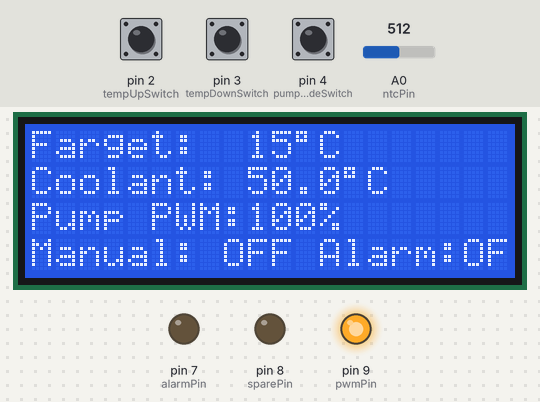
The sketch below on a simulated Arduino Uno, built with avr-gcc and run on an emulated ATmega328P. Parts: 20×4 character LCD, output pins drawn as LEDs (lit = HIGH). Inputs (shaded band) come from the test bench; at power-on: pin 4 (pumpOverrideSwitch) HIGH, A0 (ntcPin) = 512, pin 2 (tempUpSwitch) HIGH, pin 3 (tempDownSwitch) HIGH. What the sketch prints to the serial monitor is not drawn.

Above: at 1.2 s.
1.3 s: pin 4 (pumpOverrideSwitch) pulled LOW for 0.6 s
At 2.0 s:
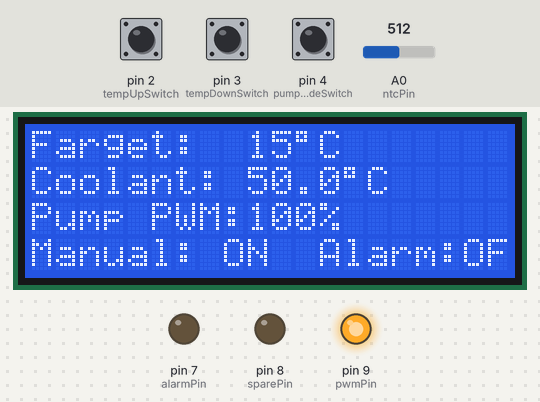
3.6 s: A0 (ntcPin) set to 1014
5.1 s: A0 (ntcPin) set to 1022
At 8.0 s:
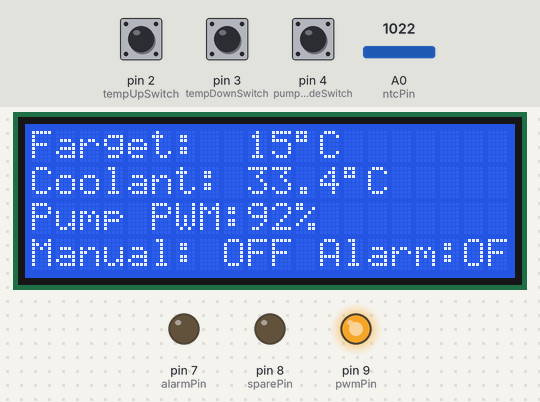
8.1 s: A0 (ntcPin) set to 900
At 8.6 s:
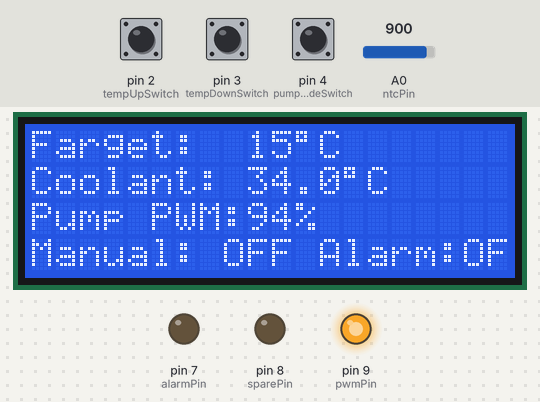
11.1 s: pin 4 (pumpOverrideSwitch) pulled LOW for 1 s
At 11.7 s:
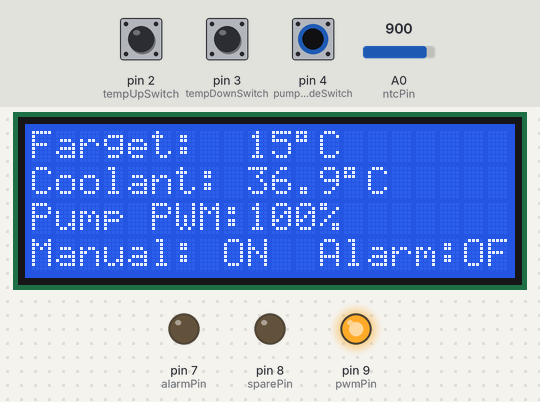
13.6 s: A0 (ntcPin) set to 1023
At 15.8 s:
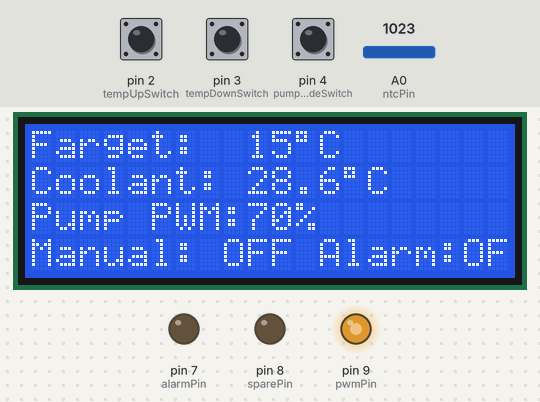
Timing chart, 0 to 20.5 s (numbered marks = the images above; inputs shaded):
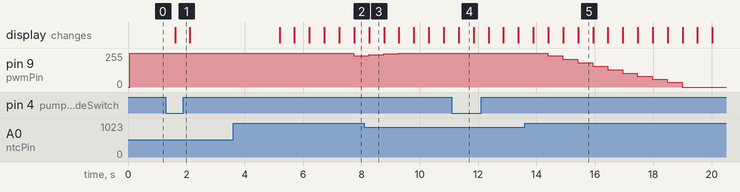

The sketch:

pump-control.ino
```cpp
#include <LiquidCrystal.h>

// LCD1602 LDC
// ── Pin assignments ───────────────────────────────────────────────────────────
// LCD uses pins 12, 11, 10, 6, 5, 13
// Switches and other I/O use pins 2, 3, 4, 7, 8, 9 — no conflicts
const int ntcPin              = A0;  // Vsense — R1/TH1; TH1 in collection manifold at suit
const int pwmPin              = 9;   // PWM pin — Q1 TIP120 pump driver on shield
const int alarmPin            = 7;   // Buzzer — out-of-ice alarm (D7 on shield)
const int sparePin            = 8;   // TIP120 Q2 — spare 12V output on shield
const int tempUpSwitch        = 2;   // Momentary switch: increase target temperature
const int tempDownSwitch      = 3;   // Momentary switch: decrease target temperature
const int pumpOverrideSwitch  = 4;   // Maintained toggle: manual pump override (Q1 / D9)

// Switches wire pin-to-GND; internal pull-ups keep the pin HIGH until closed. Active = LOW.
const int SWITCH_ACTIVE = LOW;

// ── Hardware constants ────────────────────────────────────────────────────────
// NTC divider: AREF-voltage — R1 (50K) — A0 — TH1 (Bosch M12 NTC) — GND
// AREF pin shares the divider supply; ADC uses it as the reference voltage.
const int   resistorValue = 50000;  // R1, 50k ohm fixed resistor (top of divider)
const int   debounceDelay = 50;     // Switch debounce delay (ms)

// ── Smoothing constants ───────────────────────────────────────────────────────
const float tau   = 15.0;           // Response time constant (seconds)
const float dt    = 0.5;            // Loop interval (seconds)
const float alpha = dt / tau;       // Exponential smoothing factor

// ── NTC calibration table (Bosch M12) ────────────────────────────────────────
const int  tempValues[]       = {-40, -20, -10,  0,  10,   20,   30,   40,   50};
const long resistanceValues[] = {45313, 15462, 9397, 5896, 3792, 2500, 1707, 1175, 834};
const int  calibrationPoints  = 9;

// ── State variables ───────────────────────────────────────────────────────────
int           targetTemp       = 15;
float         readTemp         = 20.0;
int           pwmValue         = 0;
bool          pumpManualActive = false;
unsigned long lastDebounceTime = 0;
bool          tempUpPrev       = false;
bool          tempDownPrev     = false;

// ── Alarm output timing (non-blocking) ───────────────────────────────────────
const unsigned long alarmDelay    = 120000UL;
unsigned long       overTempStart = 0;
bool                overTempActive = false;

// ── LCD setup ─────────────────────────────────────────────────────────────────
LiquidCrystal lcd(12, 11, 10, 6, 5, 13);

// ─────────────────────────────────────────────────────────────────────────────
void setup() {
  pinMode(ntcPin,             INPUT);
  analogReference(EXTERNAL);

  pinMode(pwmPin,             OUTPUT);
  pinMode(alarmPin,           OUTPUT);
  pinMode(sparePin,           OUTPUT);
  pinMode(tempUpSwitch,       INPUT_PULLUP);
  pinMode(tempDownSwitch,     INPUT_PULLUP);
  pinMode(pumpOverrideSwitch, INPUT_PULLUP);

  digitalWrite(alarmPin, LOW);
  digitalWrite(sparePin, LOW);
  analogWrite(pwmPin, 0);

  lcd.begin(20, 4);
  lcd.clear();

  readTemp = getTemperature();
  Serial.begin(9600);
}

// ─────────────────────────────────────────────────────────────────────────────
void loop() {
  float currentTemp = getTemperature();
  readTemp += alpha * (currentTemp - readTemp);

  unsigned long now = millis();

  bool tempUpActive   = digitalRead(tempUpSwitch) == SWITCH_ACTIVE;
  bool tempDownActive = digitalRead(tempDownSwitch) == SWITCH_ACTIVE;

  if (tempUpActive && !tempUpPrev && (now - lastDebounceTime) > debounceDelay) {
    targetTemp = min(targetTemp + 5, 25);
    lastDebounceTime = now;
  }

  if (tempDownActive && !tempDownPrev && (now - lastDebounceTime) > debounceDelay) {
    targetTemp = max(targetTemp - 5, 15);
    lastDebounceTime = now;
  }

  tempUpPrev   = tempUpActive;
  tempDownPrev = tempDownActive;

  pumpManualActive = (digitalRead(pumpOverrideSwitch) == SWITCH_ACTIVE);

  updatePWM();

  if (readTemp > 30.0) {
    if (!overTempActive) {
      overTempActive = true;
      overTempStart  = millis();
    } else if ((millis() - overTempStart) >= alarmDelay) {
      digitalWrite(alarmPin, HIGH);
    }
  } else {
    overTempActive = false;
    digitalWrite(alarmPin, LOW);
  }

  updateLCD();

  Serial.print("Target: ");  Serial.print(targetTemp);
  Serial.print(" Read: ");   Serial.print(readTemp);
  Serial.print(" PWM: ");    Serial.print(pwmValue);
  Serial.print(" Manual: "); Serial.println(pumpManualActive ? "ON" : "OFF");

  delay((unsigned long)(dt * 1000));
}

// ─────────────────────────────────────────────────────────────────────────────
float getTemperature() {
  int analogValue = analogRead(ntcPin);
  if (analogValue >= 1022) return -40.0;

  // Divider supply and ADC reference are both AREF-voltage, so use raw counts.
  float resistance = resistorValue * ((float)analogValue / (1023.0 - analogValue));

  if (resistance >= resistanceValues[0])                    return (float)tempValues[0];
  if (resistance <= resistanceValues[calibrationPoints - 1]) return (float)tempValues[calibrationPoints - 1];

  for (int i = 0; i < calibrationPoints - 1; i++) {
    if (resistance <= resistanceValues[i] && resistance >= resistanceValues[i + 1]) {
      float t = (float)tempValues[i] +
                (resistance - (float)resistanceValues[i]) *
                ((float)(tempValues[i + 1] - tempValues[i]) /
                 (float)(resistanceValues[i + 1] - resistanceValues[i]));
      return t;
    }
  }
  return -40.0;
}

// ─────────────────────────────────────────────────────────────────────────────
void updatePWM() {
  if (pumpManualActive) {
    pwmValue = 255;
  } else if (readTemp > (float)targetTemp) {
    pwmValue = (int)map((long)(readTemp * 10),
                        (long)(targetTemp * 10),
                        (long)((targetTemp + 20) * 10),
                        26, 255);
    pwmValue = constrain(pwmValue, 26, 255);
  } else {
    pwmValue = 0;
  }
  analogWrite(pwmPin, pwmValue);
}

// ─────────────────────────────────────────────────────────────────────────────
void updateLCD() {
  lcd.setCursor(0, 0);
  lcd.print("Target:  ");
  lcd.print(targetTemp);
  lcd.print((char)223);
  lcd.print("C   ");

  lcd.setCursor(0, 1);
  lcd.print("Coolant: ");
  lcd.print(readTemp, 1);
  lcd.print((char)223);
  lcd.print("C   ");

  lcd.setCursor(0, 2);
  lcd.print("Pump PWM:");
  lcd.print(map(pwmValue, 0, 255, 0, 100));
  lcd.print("%    ");

  lcd.setCursor(0, 3);
  lcd.print("Manual: ");
  lcd.print(pumpManualActive ? "ON " : "OFF");
  lcd.print(" Alarm:");
  lcd.print(digitalRead(alarmPin) ? "ON " : "OFF");
}
```

Measured:
- the behaviour switches between 1021 and 1022 on A0 (ntcPin) (found by bisection; images 1 and 2)
- after the input at 1.3 s, the display: changes after 0.31 s (image 1)
- after the input at 3.6 s, every drawn part: stays the same
- after the input at 5.1 s, pin 9 (pwmPin): 255/255 → 236/255 after 2.6 s; the display: first changes after 0.09 s (image 2 shows a later state)
- after the input at 11.1 s, the display: changes after 0.23 s (image 4)
- after the input at 13.6 s, pin 9 (pwmPin): moves from 255/255 to 0/255 over 4.6 s, starting after 0.79 s
- what the display in image 3 shows lasts 0.5 s, from 8.3 s to 8.8 s
